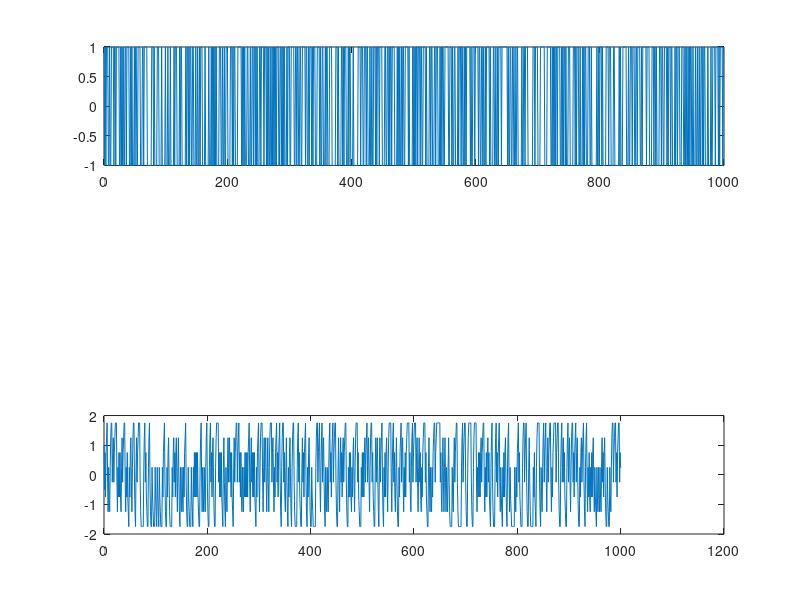

Source code (MATLAB): (Note: this script raises an error after producing the figure.)
clc
clear all 
close all

%-------------------------------------------------------------------------%
% Input
M = 2;
data = randi([0 1],1000,1);
modData = pskmod(data,M);

t_m = 0:length(modData)-1;

figure(1)
subplot(3,1,1)
plot(t_m,modData);

% Impulse
% t_h = (0:0.01:length(modData)*0.01)';
% h = exp(-0.002*t_h);
% 
% subplot(3,1,2)
% plot(t_h,h);

h = [1 0.5 0.25];

% Output
y = conv(modData,h);
t_y = 0:length(y)-1;

subplot(3,1,3)
plot(t_y,y);

% Equalization
lineq = comm.LinearEqualizer(NumTaps=8, StepSize=0.1, Constellation=complex([-1 1]), ReferenceTap=4);

[eqSig,err] = lineq(y,modData(1:200));

constdiag = comm.ConstellationDiagram(NumInputPorts=2, ChannelNames={'Before equalization','After equalization'}, ReferenceConstellation=pskmod([0 M-1],M));
%constdiag(y(400:end),eqSig(400:end));
constdiag(y,eqSig);
%-------------------------------------------------------------------------%

% bpsk = comm.BPSKModulator;
% x = bpsk(randi([0 1],1000,1));
% rxSig = conv(x,[1 0.8 0.3]);
% t = 0:length(x)-1;
% figure(1)
% plot(t,x)
% 
% cT = 0:length(rxSig)-1;
% figure(2)
% plot(cT,rxSig)
% 
% M = 2;
% % data = randi([0 1],1000,1);
% % %modData = pskmod(data,M);
% % modData = [1 1 1 1 1 1 1];
% 
% 
% % rxSig = conv(modData,[0.02+0.5i 0.05]);
% % rxSig = awgn(rxSig,30);
% 
% lineq = comm.LinearEqualizer(NumTaps=8, StepSize=0.1, Constellation=complex([-1 1]), ReferenceTap=4);
% %equalizer = comm.LinearEqualizer('Algorithm', 'LMS', 'NumTaps', length(convolution));
% 
% %trSeq = modData(1:200);
% trSeq = x;
% [eqSig,err] = lineq(rxSig,trSeq);
% 
% constdiag = comm.ConstellationDiagram(NumInputPorts=2, ChannelNames={'Before equalization','After equalization'}, ReferenceConstellation=pskmod([0 M-1],M));
% constdiag(rxSig(400:end),eqSig(400:end))

